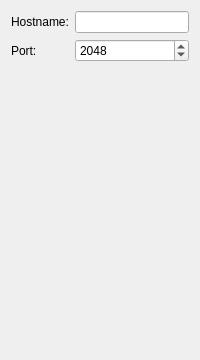
<?xml version="1.0" encoding="UTF-8"?>
<ui version="4.0">
 <class>Plugins::DirectConnection::DirectConnectionPage</class>
 <widget class="QWidget" name="Plugins::DirectConnection::DirectConnectionPage">
  <property name="geometry">
   <rect>
    <x>0</x>
    <y>0</y>
    <width>200</width>
    <height>360</height>
   </rect>
  </property>
  <property name="windowTitle">
   <string>Direct Connection</string>
  </property>
  <layout class="QVBoxLayout" name="verticalLayout">
   <item>
    <layout class="QFormLayout" name="formLayout">
     <item row="0" column="0">
      <widget class="QLabel" name="lblHostname">
       <property name="text">
        <string>Hostname:</string>
       </property>
      </widget>
     </item>
     <item row="0" column="1">
      <widget class="QLineEdit" name="txtHostname"/>
     </item>
     <item row="1" column="0">
      <widget class="QLabel" name="lblPort">
       <property name="text">
        <string>Port:</string>
       </property>
      </widget>
     </item>
     <item row="1" column="1">
      <widget class="QSpinBox" name="txtPort">
       <property name="minimum">
        <number>1000</number>
       </property>
       <property name="maximum">
        <number>65535</number>
       </property>
       <property name="value">
        <number>2048</number>
       </property>
      </widget>
     </item>
    </layout>
   </item>
   <item>
    <spacer name="verticalSpacer">
     <property name="orientation">
      <enum>Qt::Vertical</enum>
     </property>
     <property name="sizeHint" stdset="0">
      <size>
       <width>20</width>
       <height>256</height>
      </size>
     </property>
    </spacer>
   </item>
  </layout>
 </widget>
 <resources/>
 <connections/>
</ui>
